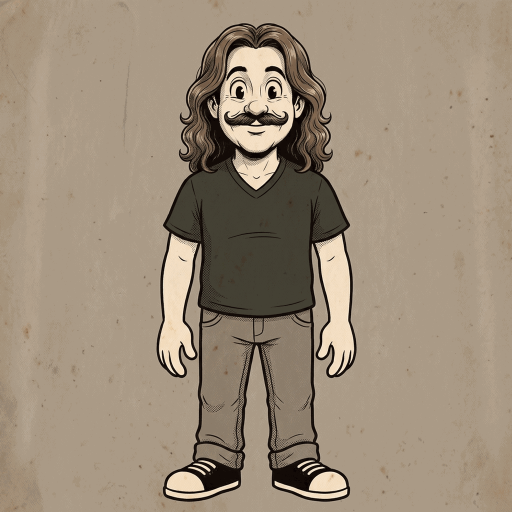
#> input picture local-comfy/plates/cast-seth-plate.png, 1024 x 1024 px (shown at 1/2 size)
$ python -i sprite_steps.py   (imports and definitions only)
#> lines starting #> are read from the running program, lines starting #| are printed output that depends on the picture
#!/usr/bin/env python3
"""The four upstream steps, each as one killable child process.

    python3 sprite_steps.py plate   <cid> -      <result.json>
    python3 sprite_steps.py clip    <cid> <move> <result.json>
    python3 sprite_steps.py extract <cid> <move> <result.json>
    python3 sprite_steps.py picks   <cid> <move> <result.json>

`plate` takes no move, so its move argument is the placeholder `-`. It is kept in the argv rather
than made optional because the agent builds one command line for every step kind, and a step type
whose arity differed is a branch in the one place that must not grow one.

## Why this is a separate process and not a function in the agent

`sprite_agent.py` already runs the packer as a child, and every reason applies twice as hard
here. A clip is ~170 seconds inside one blocking wait on gpu-worker; there is no flag any of
this could check often enough, and Python cannot interrupt a thread. So a cancel is a signal to
a process, and everything cancellable has to BE a process.

## Why the result comes back in a file

stdout is the job's log and the agent streams it straight through to the journal, which is the
only way to watch a 170-second render. So the machine-readable answer goes to a file the caller
names, written last, atomically — a partial result file read as a whole one would tell the
Durable Object that a killed job had picked cells it never picked.

## What each one is allowed to decide

Nothing about the manifest. `plate`, `clip` and `extract` write FILES and report their hashes;
`picks` reports the source frames the picker chose and nothing else. Which cell keeps which hand
edit is the Durable Object's answer alone (`CharacterDO.reconcile`), because the edits are its
data — see DESIGN-pipeline.md, "hand edits under a re-run".
"""
import glob
import json
import os
import secrets
import signal
import sys
import time
import urllib.parse
import urllib.request

HERE = os.path.dirname(os.path.abspath(__file__))
sys.path.insert(0, HERE)

import build_workflows as BW  # noqa: E402
import repaint_cells as RC  # noqa: E402
import sprite_sheet as SS  # noqa: E402
import pipeline as PL  # noqa: E402
import smoke_test as S  # noqa: E402

# Where hires_sprite.py leaves the id of the prompt it queued, so that a cancel can reach the
# card rather than only the process waiting on it. Without it a cancelled clip stopped this
# process and left gpu-worker rendering 170 seconds of video for nobody — on a box whose whole
# job is shared with other tenants.
PID_FILE_ENV = "SPRITE_CLIP_PID_FILE"


# [24 lines left out: functions tag_of, write_result, not called in this run]


# --- plate ------------------------------------------------------------------------------------
# The cut-out every clip of a character is composited from. It is the FIRST step of the pipeline
# and, for a character created from an uploaded photograph, the only one that has to exist before
# the rail can price the rest.

# The plate is scaled to a square by `hires_sprite.py` with `crop: "disabled"`, which STRETCHES.
# So the plate has to leave here already square, or a portrait photograph arrives on the keying
# screen squashed and every drawing of that character is a different shape than the person who
# uploaded it. 1024 is what the hand-made plates are.
PLATE_SIZE = 1024
# How much of that square the subject fills. The margin is not decoration: `SPRITE_LOCK` briefs
# "clear space above his head and below his feet", and a subject already touching the edge of his
# own plate has nowhere for H3 to put it.
PLATE_FILL = 0.94
# BiRefNet finding nothing, and BiRefNet finding everything, produce the same useless plate from
# opposite directions -- one fully transparent, one fully opaque. Both are caught by looking at
# the alpha channel rather than at the run's exit code, which is `success` either way.
PLATE_ALPHA_MIN, PLATE_ALPHA_MAX = 0.02, 0.98


# [43 lines left out: functions upload_to_comfy, cutout_graph, not called in this run]


def square_plate(raw, dst):
    """Trim the cut-out to what is actually drawn and centre it on a transparent square.

    Returns the fraction of the square the subject covers, which is the number the caller checks:
    it is measured AFTER the trim, so a mask that found one stray pixel scores near zero rather
    than being flattered by having been blown up to fill the frame.
    """
#> called with raw = 'plates/cast-seth-plate.png', dst = 'out.png'
    from PIL import Image
    im = Image.open(raw).convert("RGBA")
    box = im.getbbox()                       # the alpha bounding box; None when nothing is opaque
#> box = (0, 0, 1024, 1024)
    if box is None:
        return 0.0
    im = im.crop(box)
    room = int(PLATE_SIZE * PLATE_FILL)
    scale = min(room / im.width, room / im.height)
#> scale = 0.939
    im = im.resize((max(1, round(im.width * scale)), max(1, round(im.height * scale))),
                   Image.LANCZOS)
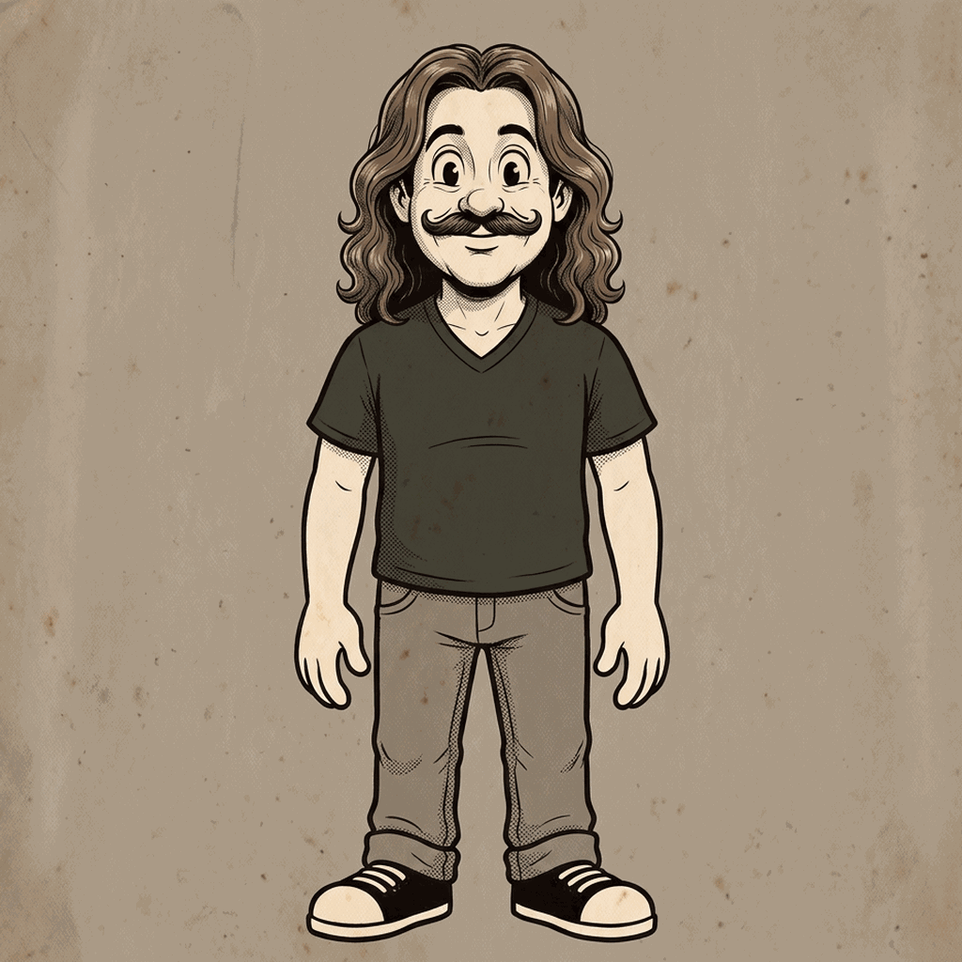
#> im: PIL image 962x962 RGBA; mean R, G, B, A 155.4, 140.2, 121.1, 255
    square = Image.new("RGBA", (PLATE_SIZE, PLATE_SIZE), (0, 0, 0, 0))
#> square: PIL image 1024x1024 RGBA; every value is 0
    square.paste(im, ((PLATE_SIZE - im.width) // 2, (PLATE_SIZE - im.height) // 2))
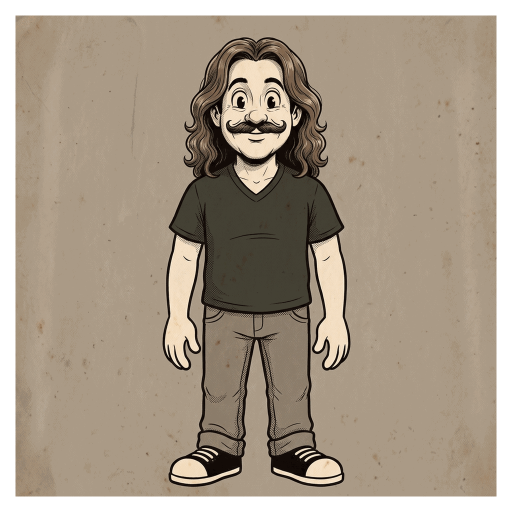
#> square: PIL image 1024x1024 RGBA (shown at 1/2 size); mean R, G, B, A 137.2, 123.8, 106.9, 225.1; transparent parts drawn white
    import numpy as np
    covered = float((np.asarray(square)[:, :, 3] > 10).mean())
#> covered = 0.883
    # Atomic for the same reason the manifest is: the packer, the rail and every clip read this
    # path, and a half-written PNG is a lie none of them can detect.
    tmp = f"{dst}.tmp{os.getpid()}"
    square.save(tmp, "PNG")   # the temp name has no extension, so the format is explicit
    os.replace(tmp, dst)
    return covered


# [190 lines left out: functions run_plate, interrupt_comfy, run_clip, run_extract, run_picks, not called in this run]


STEPS = {"plate": run_plate, "clip": run_clip, "extract": run_extract, "picks": run_picks}

# [4 lines not run here, left out]

>>> result = square_plate('plates/cast-seth-plate.png', 'out.png')
#> result = 0.883
